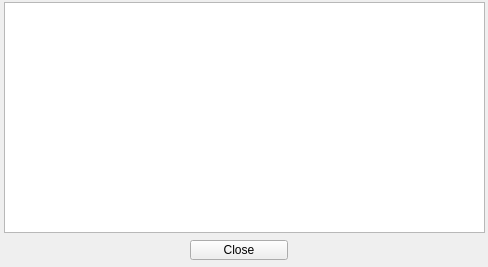
<?xml version="1.0" encoding="UTF-8"?>
<ui version="4.0">
 <class>Help</class>
 <widget class="QWidget" name="Help">
  <property name="geometry">
   <rect>
    <x>0</x>
    <y>0</y>
    <width>488</width>
    <height>267</height>
   </rect>
  </property>
  <property name="windowTitle">
   <string>Help</string>
  </property>
  <widget class="QTextBrowser" name="textBrowser">
   <property name="enabled">
    <bool>true</bool>
   </property>
   <property name="geometry">
    <rect>
     <x>4</x>
     <y>2</y>
     <width>481</width>
     <height>231</height>
    </rect>
   </property>
  </widget>
  <widget class="QPushButton" name="pushButton">
   <property name="geometry">
    <rect>
     <x>190</x>
     <y>240</y>
     <width>98</width>
     <height>20</height>
    </rect>
   </property>
   <property name="text">
    <string>Close</string>
   </property>
  </widget>
 </widget>
 <resources/>
 <connections>
  <connection>
   <sender>pushButton</sender>
   <signal>clicked()</signal>
   <receiver>Help</receiver>
   <slot>close()</slot>
   <hints>
    <hint type="sourcelabel">
     <x>238</x>
     <y>249</y>
    </hint>
    <hint type="destinationlabel">
     <x>243</x>
     <y>133</y>
    </hint>
   </hints>
  </connection>
 </connections>
</ui>
